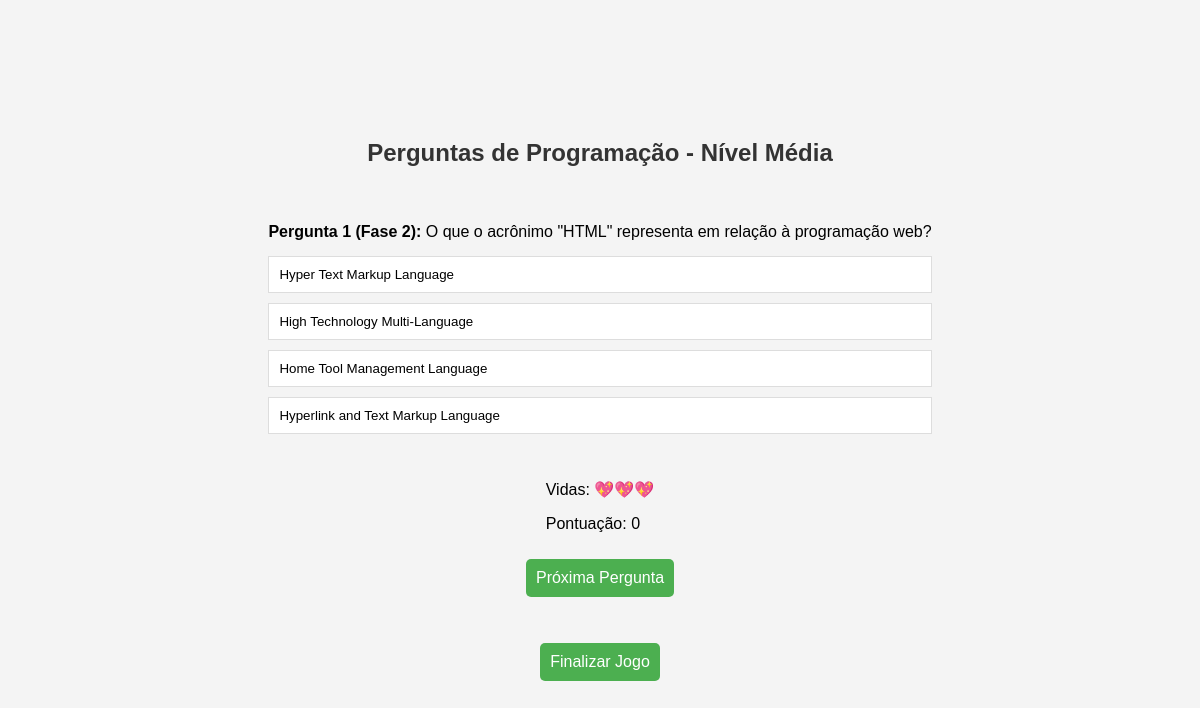
The app's page /perguntas_programacao_medio.php with its own data.
### tables this page shows
CREATE TABLE `perguntas` (
  `id` int(11) NOT NULL,
  `enunciado` varchar(250) NOT NULL,
  `alternativa1` varchar(255) NOT NULL,
  `alternativa2` varchar(255) NOT NULL,
  `alternativa3` varchar(255) NOT NULL,
  `alternativa4` varchar(255) NOT NULL,
  `resposta_correta` varchar(255) NOT NULL,
  `nivel_id` int(11) DEFAULT NULL,
  `categoria_id` int(11) DEFAULT NULL
);

### perguntas_programacao_medio.php (the view, shortened to what this page needs)
<?php
$servername = "localhost";
$username = "root";
$password = "";
$dbname = "quiz";
$conn = new mysqli($servername, $username, $password, $dbname);
$sql = "SELECT * FROM perguntas WHERE nivel_id = 2 AND categoria_id = 1";
$resultado = $conn->query($sql);
$faseAtual = 2;
?>
<!DOCTYPE html>
<html lang="pt-br">
<head>
    <link rel="stylesheet" href="style.css">
</head>
<body>
    <h2>Perguntas de Programação - Nível Média</h2>
    <?php
    if ($resultado->num_rows > 0)
    {
        $numeroPerguntaAtual = 1;
        $vidasAtual = 3;
        while ($row = $resultado->fetch_assoc())
        {
            echo "<div class='pergunta' id='pergunta{$numeroPerguntaAtual}' style='" . ($numeroPerguntaAtual == 1 ? "display: block;" : "display: none;") . "'>";
            echo "<p><strong>Pergunta {$numeroPerguntaAtual} (Fase {$faseAtual}):</strong> " . $row["enunciado"] . "</p>";
            for ($i = 1; $i <= 4; $i++)
            {
                $alternativa = "alternativa" . $i;
                echo "<button class='alternativa' data-resposta='{$row["resposta_correta"]}' data-alternativa='{$i}' onclick='mostrarResposta(this)'>{$row[$alternativa]}</button>";
            }
            echo "</div>";
            $numeroPerguntaAtual++;
        }
        ?>
        <div id='info-jogo'>
            <p>Vidas: <span id='vidas'><?php echo str_repeat('&#x1F496;', $vidasAtual); ?></span></p>
            <p>Pontuação: <span id='pontuacao'>0</span></p>
        </div>
        <button class="botao-proxima" id="proximaButton" onclick="proximaPergunta()">Próxima Pergunta</button>
        <br><br>
        <button class="botao-finalizar" onclick="exibirPontuacaoFinal()">Finalizar Jogo</button>
    <?php
    }
    else
    {
        echo "<p>Nenhuma pergunta encontrada para este nível.</p>";
    }
    ?>
</body>
</html>

### style.css (style rules this page uses)
body { font-family: 'Arial', sans-serif; background-color: #f4f4f4; margin: 0; padding: 0; display: flex; flex-direction: column; align-items: center; justify-content: center; height: 100vh; }
.pergunta { padding: 20px; display: none; }
.pergunta p { font-size: 16px; margin-bottom: 15px; }
.alternativa { display: block; width: 100%; padding: 10px; margin-bottom: 10px; border: 1px solid #ddd; background-color: #fff; text-align: left; cursor: pointer; transition: background-color 0.3s; }
.botao-proxima { padding: 10px; background-color: #4CAF50; color: #fff; border-radius: 5px; cursor: pointer; font-size: 16px; margin-top: 10px; border: none; }
.botao-finalizar { padding: 10px; background-color: #4CAF50; color: #fff; border-radius: 5px; cursor: pointer; font-size: 16px; margin-top: 10px; border: none; }
h2 { text-align: center; color: #333; }

### records on screen
perguntas: enunciado "O que o acrônimo \"HTML\" representa em relação à programação web?", alternativa1 "Hyper Text Markup Language", alternativa2 "High Technology Multi-Language", alternativa3 "Home Tool Management Language", alternativa4 "Hyperlink and Text Markup Language"

### other values on screen
str_repeat('&#x1F496;', $vidasAtual) "💖💖💖"
